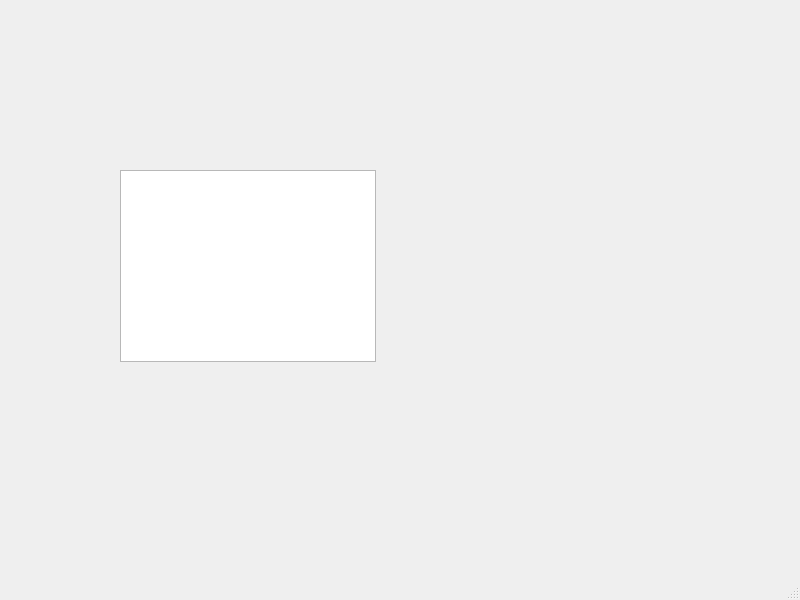
<?xml version="1.0" encoding="UTF-8"?>
<ui version="4.0">
 <class>MainWindow</class>
 <widget class="QMainWindow" name="MainWindow">
  <property name="geometry">
   <rect>
    <x>0</x>
    <y>0</y>
    <width>800</width>
    <height>600</height>
   </rect>
  </property>
  <property name="windowTitle">
   <string>MainWindow</string>
  </property>
  <widget class="QWidget" name="centralwidget">
   <widget class="QTextBrowser" name="textBrowser">
    <property name="geometry">
     <rect>
      <x>120</x>
      <y>170</y>
      <width>256</width>
      <height>192</height>
     </rect>
    </property>
   </widget>
  </widget>
  <widget class="QMenuBar" name="menubar">
   <property name="geometry">
    <rect>
     <x>0</x>
     <y>0</y>
     <width>800</width>
     <height>21</height>
    </rect>
   </property>
  </widget>
  <widget class="QStatusBar" name="statusbar"/>
 </widget>
 <resources/>
 <connections/>
</ui>
